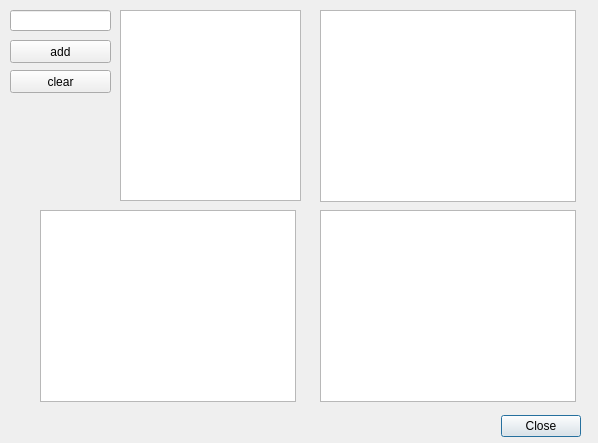
<?xml version="1.0" encoding="UTF-8"?>
<ui version="4.0">
 <class>myfirstgui</class>
 <widget class="QDialog" name="myfirstgui">
  <property name="geometry">
   <rect>
    <x>0</x>
    <y>0</y>
    <width>598</width>
    <height>443</height>
   </rect>
  </property>
  <property name="windowTitle">
   <string>My First Gui!</string>
  </property>
  <widget class="QDialogButtonBox" name="buttonBox">
   <property name="geometry">
    <rect>
     <x>200</x>
     <y>410</y>
     <width>381</width>
     <height>32</height>
    </rect>
   </property>
   <property name="orientation">
    <enum>Qt::Horizontal</enum>
   </property>
   <property name="standardButtons">
    <set>QDialogButtonBox::Close</set>
   </property>
  </widget>
  <widget class="QLineEdit" name="myTextInput">
   <property name="geometry">
    <rect>
     <x>10</x>
     <y>10</y>
     <width>101</width>
     <height>21</height>
    </rect>
   </property>
  </widget>
  <widget class="QListWidget" name="listWidget">
   <property name="geometry">
    <rect>
     <x>120</x>
     <y>10</y>
     <width>181</width>
     <height>191</height>
    </rect>
   </property>
  </widget>
  <widget class="QPushButton" name="clearBtn">
   <property name="geometry">
    <rect>
     <x>10</x>
     <y>70</y>
     <width>101</width>
     <height>23</height>
    </rect>
   </property>
   <property name="text">
    <string>clear</string>
   </property>
  </widget>
  <widget class="QPushButton" name="addBtn">
   <property name="geometry">
    <rect>
     <x>10</x>
     <y>40</y>
     <width>101</width>
     <height>23</height>
    </rect>
   </property>
   <property name="text">
    <string>add</string>
   </property>
  </widget>
  <widget class="QGraphicsView" name="graphicsView">
   <property name="geometry">
    <rect>
     <x>320</x>
     <y>10</y>
     <width>256</width>
     <height>192</height>
    </rect>
   </property>
  </widget>
  <widget class="QGraphicsView" name="graphicsView_2">
   <property name="geometry">
    <rect>
     <x>320</x>
     <y>210</y>
     <width>256</width>
     <height>192</height>
    </rect>
   </property>
  </widget>
  <widget class="QGraphicsView" name="graphicsView_3">
   <property name="geometry">
    <rect>
     <x>40</x>
     <y>210</y>
     <width>256</width>
     <height>192</height>
    </rect>
   </property>
  </widget>
 </widget>
 <resources/>
 <connections>
  <connection>
   <sender>buttonBox</sender>
   <signal>accepted()</signal>
   <receiver>myfirstgui</receiver>
   <slot>accept()</slot>
   <hints>
    <hint type="sourcelabel">
     <x>258</x>
     <y>274</y>
    </hint>
    <hint type="destinationlabel">
     <x>157</x>
     <y>274</y>
    </hint>
   </hints>
  </connection>
  <connection>
   <sender>buttonBox</sender>
   <signal>rejected()</signal>
   <receiver>myfirstgui</receiver>
   <slot>reject()</slot>
   <hints>
    <hint type="sourcelabel">
     <x>316</x>
     <y>260</y>
    </hint>
    <hint type="destinationlabel">
     <x>286</x>
     <y>274</y>
    </hint>
   </hints>
  </connection>
  <connection>
   <sender>clearBtn</sender>
   <signal>clicked()</signal>
   <receiver>listWidget</receiver>
   <slot>clear()</slot>
   <hints>
    <hint type="sourcelabel">
     <x>177</x>
     <y>253</y>
    </hint>
    <hint type="destinationlabel">
     <x>177</x>
     <y>174</y>
    </hint>
   </hints>
  </connection>
 </connections>
</ui>
